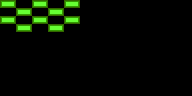

This is a level from a 2D game, rendered from its Tiled map with the project's own tilesets. A one-line summary and the complete map file follow:
An orthogonal 24x12 tile map with 8x8 px tiles, 1 tile layer (mt-layer), 6 hidden layers not drawn, 2 tilesets.

<map version="1.2" tiledversion="1.2.4" orientation="orthogonal" renderorder="right-down" width="24" height="12" tilewidth="8" tileheight="8" infinite="0" nextlayerid="10" nextobjectid="9">
 <tileset firstgid="1" source="game-tiles.tsx" />
 <tileset firstgid="257" source="MetaTiles.tsx" />
 <layer id="1" name="Board-00" width="24" height="12" visible="0">
  <data encoding="csv">
3,4,7,8,7,8,7,8,7,8,7,8,7,8,7,8,7,8,7,8,7,8,5,6,
7,8,3,4,0,0,0,0,0,0,0,0,5,6,0,0,0,0,0,0,5,6,7,8,
7,8,0,0,3,4,0,0,0,0,5,6,0,0,0,0,0,0,5,6,0,0,7,8,
7,8,0,0,0,0,3,4,0,0,0,0,5,6,0,0,5,6,0,0,0,0,7,8,
7,8,0,0,0,0,0,0,3,4,5,6,0,0,5,6,0,0,0,0,0,0,7,8,
7,8,3,4,0,0,3,4,0,0,3,4,5,6,3,4,0,0,3,4,0,0,7,8,
7,8,0,0,3,4,0,0,3,4,5,6,3,4,0,0,3,4,0,0,3,4,7,8,
7,8,0,0,0,0,0,0,5,6,0,0,5,6,3,4,0,0,0,0,0,0,7,8,
7,8,0,0,0,0,5,6,0,0,5,6,0,0,0,0,3,4,0,0,0,0,7,8,
7,8,0,0,5,6,0,0,0,0,0,0,5,6,0,0,0,0,3,4,0,0,7,8,
7,8,5,6,0,0,0,0,0,0,5,6,0,0,0,0,0,0,0,0,3,4,7,8,
5,6,7,8,7,8,7,8,7,8,7,8,7,8,7,8,7,8,7,8,7,8,3,4
</data>
 </layer>
 <layer id="2" name="Board-01" width="24" height="12" visible="0">
  <data encoding="csv">
0,3,4,0,0,5,6,0,0,7,8,0,0,3,4,0,0,5,6,0,0,7,8,0,
0,3,4,0,0,5,6,0,0,7,8,0,0,3,4,0,0,5,6,0,0,7,8,0,
0,3,4,0,0,5,6,0,0,7,8,0,0,3,4,0,0,5,6,0,0,7,8,0,
0,3,4,0,0,5,6,0,0,7,8,0,0,3,4,0,0,5,6,0,0,7,8,0,
0,3,4,0,0,5,6,0,0,7,8,0,0,3,4,0,0,5,6,0,0,7,8,0,
0,3,4,0,0,5,6,0,0,7,8,0,0,3,4,0,0,5,6,0,0,7,8,0,
0,3,4,0,0,5,6,0,0,7,8,0,0,3,4,0,0,5,6,0,0,7,8,0,
0,3,4,0,0,5,6,0,0,7,8,0,0,3,4,0,0,5,6,0,0,7,8,0,
0,3,4,0,0,5,6,0,0,7,8,0,0,3,4,0,0,5,6,0,0,7,8,0,
0,3,4,0,0,5,6,0,0,7,8,0,0,3,4,0,0,5,6,0,0,7,8,0,
0,3,4,0,0,5,6,0,0,7,8,0,0,3,4,0,0,5,6,0,0,7,8,0,
0,3,4,0,0,5,6,0,0,7,8,0,0,3,4,0,0,5,6,0,0,7,8,0
</data>
 </layer>
 <layer id="9" name="mt-layer" width="24" height="12">
  <data encoding="csv">
257,0,0,0,257,0,0,0,257,0,0,0,0,0,0,0,0,0,0,0,0,0,0,0,
0,0,257,0,0,0,257,0,0,0,0,0,0,0,0,0,0,0,0,0,0,0,0,0,
257,0,0,0,257,0,0,0,257,0,0,0,0,0,0,0,0,0,0,0,0,0,0,0,
0,0,257,0,0,0,257,0,0,0,0,0,0,0,0,0,0,0,0,0,0,0,0,0,
0,0,0,0,0,0,0,0,0,0,0,0,0,0,0,0,0,0,0,0,0,0,0,0,
0,0,0,0,0,0,0,0,0,0,0,0,0,0,0,0,0,0,0,0,0,0,0,0,
0,0,0,0,0,0,0,0,0,0,0,0,0,0,0,0,0,0,0,0,0,0,0,0,
0,0,0,0,0,0,0,0,0,0,0,0,0,0,0,0,0,0,0,0,0,0,0,0,
0,0,0,0,0,0,0,0,0,0,0,0,0,0,0,0,0,0,0,0,0,0,0,0,
0,0,0,0,0,0,0,0,0,0,0,0,0,0,0,0,0,0,0,0,0,0,0,0,
0,0,0,0,0,0,0,0,0,0,0,0,0,0,0,0,0,0,0,0,0,0,0,0,
0,0,0,0,0,0,0,0,0,0,0,0,0,0,0,0,0,0,0,0,0,0,0,0
</data>
 </layer>
 <layer id="3" name="Board-02" width="24" height="12" visible="0">
  <data encoding="csv">
3,4,5,6,7,8,3,4,5,6,7,8,3,4,5,6,7,8,3,4,5,6,7,8,
3,4,5,6,7,8,3,4,5,6,7,8,3,4,5,6,7,8,3,4,5,6,7,8,
3,4,5,6,7,8,3,4,5,6,7,8,3,4,5,6,7,8,3,4,5,6,7,8,
3,4,5,6,7,8,3,4,5,6,7,8,3,4,5,6,7,8,3,4,5,6,7,8,
3,4,5,6,7,8,3,4,5,6,7,8,3,4,5,6,7,8,3,4,5,6,7,8,
3,4,5,6,7,8,3,4,5,6,7,8,3,4,5,6,7,8,3,4,5,6,7,8,
3,4,5,6,7,8,3,4,5,6,7,8,3,4,5,6,7,8,3,4,5,6,7,8,
3,4,5,6,7,8,3,4,5,6,7,8,3,4,5,6,7,8,3,4,5,6,7,8,
3,4,5,6,7,8,3,4,5,6,7,8,3,4,5,6,7,8,3,4,5,6,7,8,
3,4,5,6,7,8,3,4,5,6,7,8,3,4,5,6,7,8,3,4,5,6,7,8,
3,4,5,6,7,8,3,4,5,6,7,8,3,4,5,6,7,8,3,4,5,6,7,8,
3,4,5,6,7,8,3,4,5,6,7,8,3,4,5,6,7,8,3,4,5,6,7,8
</data>
 </layer>
 <layer id="4" name="Board-03" width="24" height="12" visible="0">
  <data encoding="csv">
3,4,5,6,7,8,3,4,5,6,7,8,3,4,5,6,7,8,3,4,5,6,7,8,
0,3,4,5,6,7,8,3,4,5,6,7,8,3,4,5,6,7,8,3,4,5,6,0,
7,8,3,4,5,6,7,8,3,4,5,6,7,8,3,4,5,6,7,8,3,4,5,6,
0,7,8,3,4,5,6,7,8,3,4,5,6,7,8,3,4,5,6,7,8,3,4,0,
5,6,7,8,3,4,5,6,7,8,3,4,5,6,7,8,3,4,5,6,7,8,3,4,
0,5,6,7,8,3,4,5,6,7,8,3,4,5,6,7,8,3,4,5,6,7,8,0,
3,4,5,6,7,8,3,4,5,6,7,8,3,4,5,6,7,8,3,4,5,6,7,8,
0,3,4,5,6,7,8,3,4,5,6,7,8,3,4,5,6,7,8,3,4,5,6,0,
7,8,3,4,5,6,7,8,3,4,5,6,7,8,3,4,5,6,7,8,3,4,5,6,
0,7,8,3,4,5,6,7,8,3,4,5,6,7,8,3,4,5,6,7,8,3,4,0,
5,6,7,8,3,4,5,6,7,8,3,4,5,6,7,8,3,4,5,6,7,8,3,4,
0,5,6,7,8,3,4,5,6,7,8,3,4,5,6,7,8,3,4,5,6,7,8,0
</data>
 </layer>
 <layer id="5" name="Board-04" width="24" height="12" visible="0">
  <data encoding="csv">
0,0,0,0,0,0,0,0,0,0,0,3,4,0,0,0,0,0,0,0,0,0,0,0,
0,0,0,0,0,0,0,0,0,5,6,3,4,5,6,0,0,0,0,0,0,0,0,0,
0,0,0,0,0,0,0,7,8,5,6,3,4,5,6,7,8,0,0,0,0,0,0,0,
0,0,0,0,0,3,4,7,8,5,6,3,4,5,6,7,8,3,4,0,0,0,0,0,
0,0,0,5,6,3,4,7,8,5,6,3,4,5,6,7,8,3,4,5,6,0,0,0,
0,7,8,5,6,3,4,7,8,5,6,3,4,5,6,7,8,3,4,5,6,7,8,0,
0,7,8,5,6,3,4,7,8,5,6,3,4,5,6,7,8,3,4,5,6,7,8,0,
0,0,0,5,6,3,4,7,8,5,6,3,4,5,6,7,8,3,4,5,6,0,0,0,
0,0,0,0,0,3,4,7,8,5,6,3,4,5,6,7,8,3,4,0,0,0,0,0,
0,0,0,0,0,0,0,7,8,5,6,3,4,5,6,7,8,0,0,0,0,0,0,0,
0,0,0,0,0,0,0,0,0,5,6,3,4,5,6,0,0,0,0,0,0,0,0,0,
0,0,0,0,0,0,0,0,0,0,0,3,4,0,0,0,0,0,0,0,0,0,0,0
</data>
 </layer>
 <layer id="6" name="Board-05" width="24" height="12" visible="0">
  <data encoding="csv">
3,4,3,4,3,4,3,4,3,4,3,4,3,4,3,4,3,4,3,4,3,4,3,4,
3,4,5,6,5,6,5,6,5,6,7,8,7,8,5,6,5,6,5,6,5,6,3,4,
3,4,5,6,5,6,5,6,7,8,0,0,0,0,7,8,5,6,5,6,5,6,3,4,
3,4,5,6,5,6,7,8,0,0,0,0,0,0,0,0,7,8,5,6,5,6,3,4,
3,4,5,6,7,8,0,0,0,0,0,0,0,0,0,0,0,0,7,8,5,6,3,4,
3,4,7,8,0,0,0,0,0,0,0,0,0,0,0,0,0,0,0,0,7,8,3,4,
3,4,7,8,0,0,0,0,0,0,0,0,0,0,0,0,0,0,0,0,7,8,3,4,
3,4,5,6,7,8,0,0,0,0,0,0,0,0,0,0,0,0,7,8,5,6,3,4,
3,4,5,6,5,6,7,8,0,0,0,0,0,0,0,0,7,8,5,6,5,6,3,4,
3,4,5,6,5,6,5,6,7,8,0,0,0,0,7,8,5,6,5,6,5,6,3,4,
3,4,5,6,5,6,5,6,5,6,7,8,7,8,5,6,5,6,5,6,5,6,3,4,
3,4,3,4,3,4,3,4,3,4,3,4,3,4,3,4,3,4,3,4,3,4,3,4
</data>
 </layer>
</map>